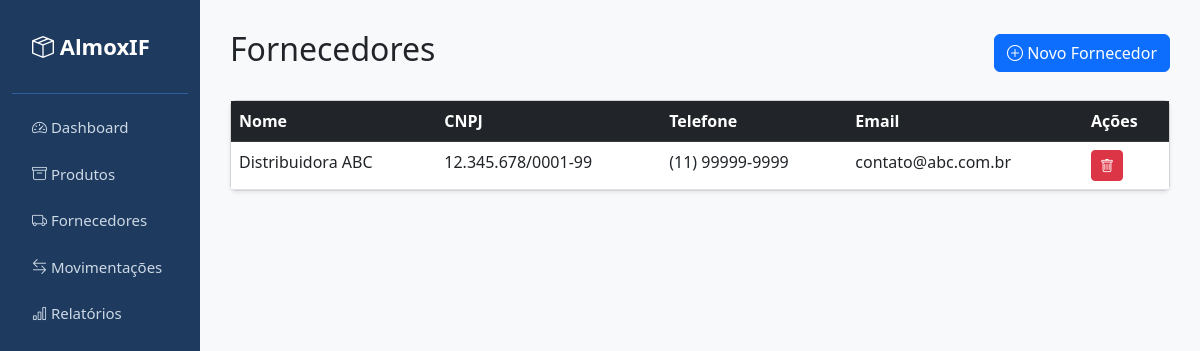
Screenshot of /fornecedores with the database file from the repository.
### tables this page shows
CREATE TABLE fornecedor (
            id INTEGER PRIMARY KEY AUTOINCREMENT,
            nome TEXT NOT NULL,
            cnpj TEXT,
            telefone TEXT,
            email TEXT
        );

### routes/fornecedores.py (the view)
@fornecedores_bp.route('/fornecedores')
def listar():
    conn = conectar()
    fornecedores = conn.execute('SELECT * FROM fornecedor ORDER BY nome').fetchall()
    conn.close()
    return render_template('fornecedores/listar.html', fornecedores=fornecedores)

### database.py (called while the page is built)
def conectar():
    conn = sqlite3.connect('almoxarifado.db')
    conn.row_factory = sqlite3.Row
    return conn

### templates/fornecedores/listar.html
{% extends 'base.html' %}
{% block conteudo %}
<div class="d-flex justify-content-between align-items-center mb-4">
    <h2>Fornecedores</h2>
    <a href="/fornecedores/novo" class="btn btn-primary">
        <i class="bi bi-plus-circle"></i> Novo Fornecedor
    </a>
</div>
{% if fornecedores %}
<div class="card shadow-sm">
    <div class="card-body p-0">
        <table class="table table-hover mb-0">
            <thead class="table-dark">
                <tr>
                    <th>Nome</th>
                    <th>CNPJ</th>
                    <th>Telefone</th>
                    <th>Email</th>
                    <th>Ações</th>
                </tr>
            </thead>
            <tbody>
                {% for f in fornecedores %}
                <tr>
                    <td>{{ f['nome'] }}</td>
                    <td>{{ f['cnpj'] }}</td>
                    <td>{{ f['telefone'] }}</td>
                    <td>{{ f['email'] }}</td>
                    <td>
                        <a href="/fornecedores/excluir/{{ f['id'] }}"
                           class="btn btn-sm btn-danger"
                           onclick="return confirm('Excluir este fornecedor?')">
                            <i class="bi bi-trash"></i>
                        </a>
                    </td>
                </tr>
                {% endfor %}
            </tbody>
        </table>
    </div>
</div>
{% else %}
<div class="alert alert-info">Nenhum fornecedor cadastrado ainda.</div>
{% endif %}
{% endblock %}

### templates/base.html (style rules this page uses)
body { background-color: #f8f9fa; }

### rows the page displays
fornecedor: nome "Distribuidora ABC", cnpj "12.345.678/0001-99", telefone "(11) 99999-9999", email "contato@abc.com.br"
